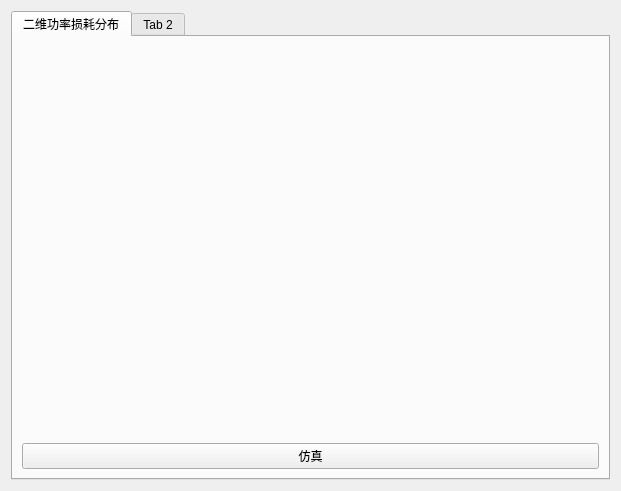
<?xml version="1.0" encoding="UTF-8"?>
<ui version="4.0">
 <class>Simulation</class>
 <widget class="QWidget" name="Simulation">
  <property name="geometry">
   <rect>
    <x>0</x>
    <y>0</y>
    <width>621</width>
    <height>491</height>
   </rect>
  </property>
  <property name="windowTitle">
   <string>Form</string>
  </property>
  <layout class="QVBoxLayout" name="verticalLayout">
   <item>
    <widget class="QTabWidget" name="tabWidget">
     <property name="currentIndex">
      <number>0</number>
     </property>
     <widget class="QWidget" name="simulate_tab">
      <attribute name="title">
       <string>二维功率损耗分布</string>
      </attribute>
      <layout class="QVBoxLayout" name="verticalLayout_2">
       <item>
        <widget class="QCustomPlot" name="PEmodel_2Dplot" native="true"/>
       </item>
       <item>
        <widget class="QPushButton" name="StartSimulate">
         <property name="text">
          <string>仿真</string>
         </property>
        </widget>
       </item>
      </layout>
     </widget>
     <widget class="QWidget" name="tab_2">
      <attribute name="title">
       <string>Tab 2</string>
      </attribute>
     </widget>
    </widget>
   </item>
  </layout>
 </widget>
 <customwidgets>
  <customwidget>
   <class>QCustomPlot</class>
   <extends>QWidget</extends>
   <header>qcustomplot.h</header>
   <container>1</container>
  </customwidget>
 </customwidgets>
 <resources/>
 <connections/>
</ui>
